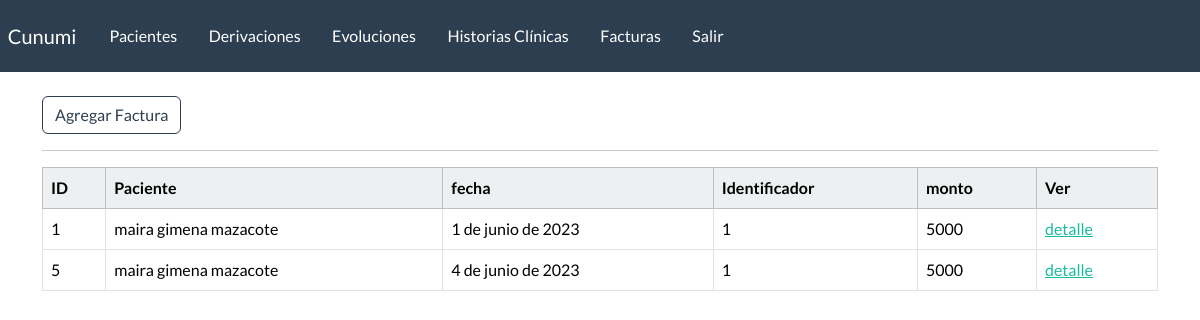
The page /listar-facturas/ (signed in) on the database as committed earlier.
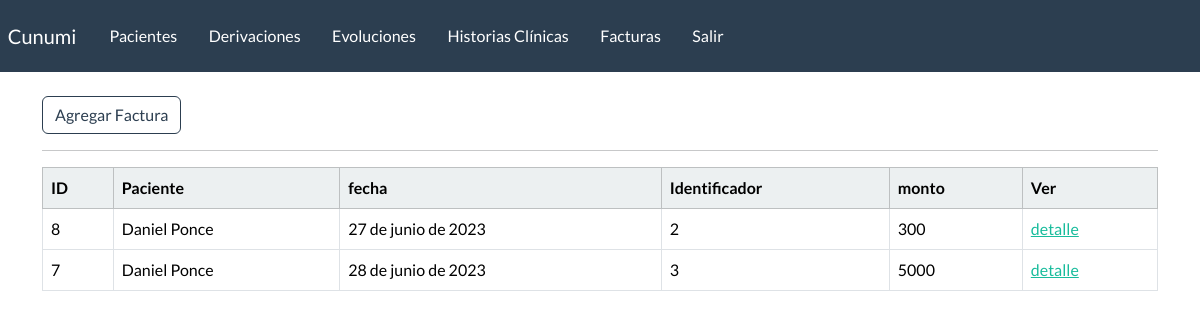
The same page on the database as committed later.
### webapp/models.py (models this page shows, shortened)
class factura(models.Model):
    paciente = models.ForeignKey(paciente, on_delete=models.CASCADE, blank=True)
    fecha = models.DateField(blank=True, null=True)
    monto = models.IntegerField(blank=True)
    identificador = models.IntegerField(blank=True)

class paciente(models.Model):
    nombre = models.CharField(max_length=100)
    apellido = models.CharField(max_length=100, blank=True)
    dni = models.CharField(max_length=100, blank=True)
    telefono = models.CharField(max_length=100, blank=True)
    email = models.EmailField(blank=True)
    edad = models.IntegerField(blank=True)
    fecha_inicio = models.DateField(blank=True, null=True)
    responables = models.CharField(max_length=200, blank=True)
    motivo_consulta = models.CharField(max_length=200, blank=True)
    derivado = models.BooleanField(default=False)
    email = models.EmailField(blank=True)
    estado_choices = (
        ('activo', 'activo'),
        ('inactivo', 'inactivo'),
        ('alta', 'alta'),
        ('derivado', 'derivado'))
    estado = models.CharField(max_length=20, choices=estado_choices, default='activo')
    profesional_responsable = models.ForeignKey(User, on_delete=models.CASCADE, blank=True)
    def __str__(self):
        return f"{self.nombre} {self.apellido}"

### webapp/views.py (the view)
# urls.py: path('listar-facturas/',  views.listar_facturas, name='listar_facturas'),
@permission_required('webapp.view_factura')
def listar_facturas(request):
    facturas = factura.objects.all().order_by('fecha')
    data = {
        'facturas': facturas
    }
    return render(request, 'webapp/factura/listar.html', data)

### webapp/templates/webapp/factura/listar.html
{% extends 'webapp/base.html' %}
{% block content %}
<a class="btn btn-outline-primary btn-small" href="{% url 'agregar_factura' %}">
    Agregar Factura
</a>
<hr>
    <table class="table table-hover table-bordered">
        <thead class="table-light">
            <tr>
                <th scope="col">ID</th>
                <th scope="col">Paciente</th>
                <th scope="col">fecha</th>
                <th scope="col">Identificador</th>
                <th scope="col">monto</th>
                <th scope="col">Ver</th>
            </tr>
        </thead>
        <tbody>
            {% if facturas %}
            {% for factura in facturas %}
            <tr>
                <td>{{factura.id}}</td>
                <td>{{factura.paciente}}</td>
                <td>{{factura.fecha}}</td>
                <td>{{factura.identificador}}</td>
                <td>{{factura.monto}}</td>
                <td><a href="{% url 'detalle_factura' factura.id %}">detalle</a></td>
            </tr>
            {% endfor %}
            {% endif %}
        </tbody>
    </table>
{% endblock %}

### webapp/templates/webapp/base.html (shortened to what this page needs)
{% load static %}
<!DOCTYPE html>
<html lang="en">
<head>
    <link rel="stylesheet" href="https://bootswatch.com/5/flatly/bootstrap.min.css" type="text/css">
    <link rel="stylesheet" href="{% static 'css/styles.css' %}">
</head>
<body>
    {% include 'webapp/navbar.html' %}
    <div class="container">
        <br>
        {% block content %}
        {% endblock %}
    </div>
</body>
</html>

### webapp/templates/webapp/navbar.html (shortened to what this page needs)
<nav class="navbar navbar-expand-lg navbar-dark bg-primary justify-content-center">
    <a class="navbar-brand main-heading" href="{% url '' %}">&nbsp; Cunumi</a>
    <div class="collapse navbar-collapse text-center" id="navbarNavDropdown">
        <ul class="navbar-nav mr-auto">&nbsp;&nbsp;&nbsp;
            {% if user.is_authenticated %}
            <li class="nav-item">
                <a class="nav-link" href="{% url 'dashboard' %}">Pacientes &nbsp;  </a>
            </li>&nbsp;&nbsp;&nbsp;
            <li class="nav-item">
                <a class="nav-link" href="{% url 'listar_derivaciones' %}">Derivaciones &nbsp;  </a>
            </li>&nbsp;&nbsp;&nbsp;
            <li class="nav-item">
                <a class="nav-link" href="{% url 'listar_evoluciones' %}">Evoluciones &nbsp;  </a>
            </li>&nbsp;&nbsp;&nbsp;
            <li class="nav-item">
                <a class="nav-link" href="{% url 'listar_historiasClinicas' %}">Historias Clínicas &nbsp;  </a>
            </li>&nbsp;&nbsp;&nbsp;
            <li class="nav-item">
                <a class="nav-link" href="{% url 'listar_facturas' %}">Facturas &nbsp;  </a>
            </li>&nbsp;&nbsp;&nbsp;
            <li class="nav-item">
                <a class="nav-link" href="{% url 'user-logout' %}">Salir &nbsp; </a>
            </li>
        </ul>
            {% endif %}
    </div>
</nav>

Rows that differ between the two databases and show on the page:
removed factura: id "1", paciente "maira gimena mazacote", fecha "1 de junio de 2023", identificador "1", monto "5000"
removed factura: id "5", paciente "maira gimena mazacote", fecha "4 de junio de 2023", identificador "1", monto "5000"
added factura: id "8", paciente "Daniel Ponce", fecha "27 de junio de 2023", identificador "2", monto "300"
added factura: id "7", paciente "Daniel Ponce", fecha "28 de junio de 2023", identificador "3", monto "5000"
